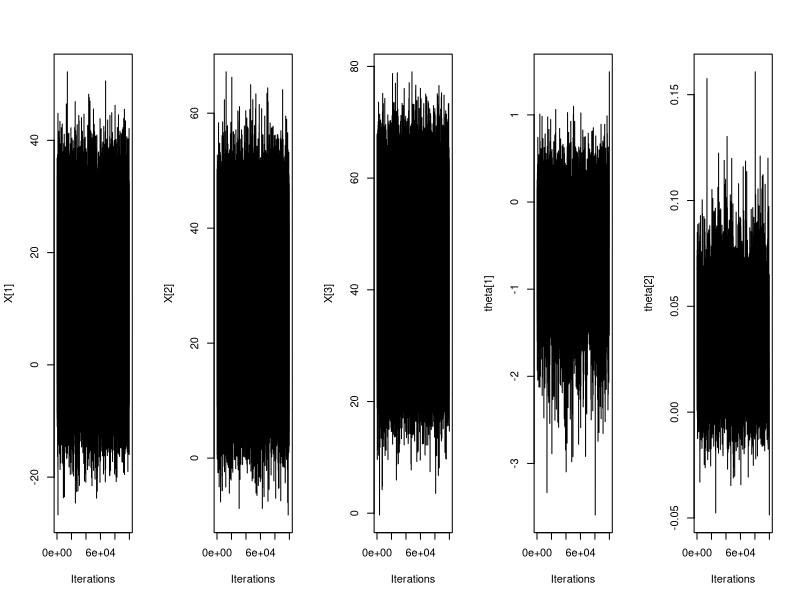
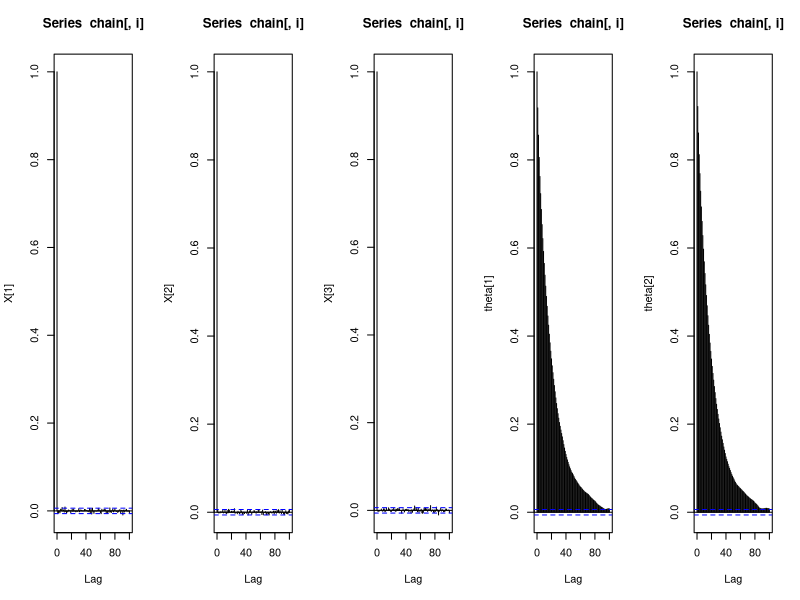
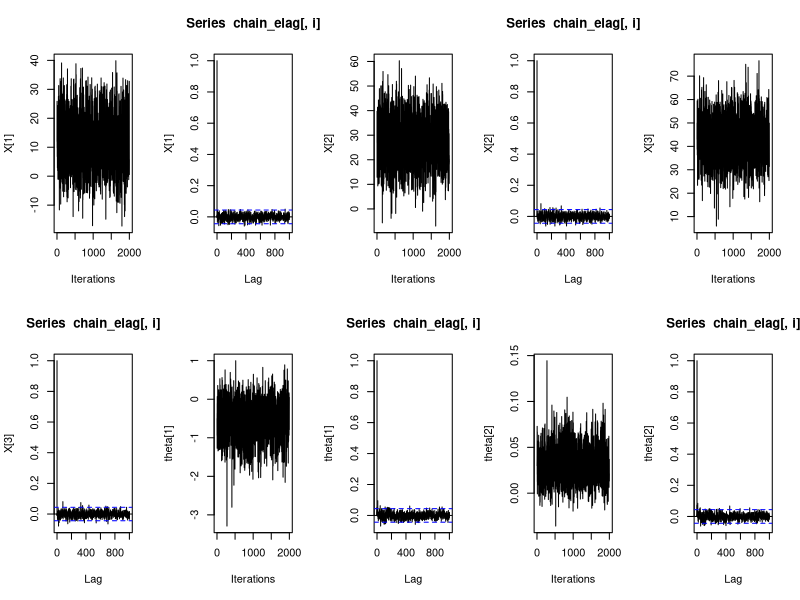

Here is the R script that generated these plots, in order:
Air = function(niter=10^5, init=c(12,27,43,-0.5,0.03), prop.sd=c(0.4,0.015)){   #ajuster prop.sd selon acc.rates
  
  alpha = 4.48        
  beta = 0.76         
  sigma2 = 81.14
  sigma2_theta = 1000
  J = 3               
  y = c(21, 20, 15)
  n = c(48, 34, 21)
  z = c(10, 30, 50)
  
  chain=matrix(NA, niter+1, 5)
  chain[1,] = init
  
  acc.rates = rep(0, 2)
  
  for (iter in 1:niter){
    current = chain[iter,]
    
    #Mise à jour des x_i
    for (i in 1:J){
      prop = rnorm(1, alpha+beta*z[i], sqrt(sigma2))
      current[i] = prop
    }
    x = c(current[1], current[2], current[3])
    
    #Mise à jour de theta_1
    prop = rnorm(1, current[4], prop.sd[1])
    
    top = sum(y*(prop+current[5]*x) - n*log(1+exp(prop+current[5]*x)) + (-(prop^2+current[5]^2)/(2*sigma2_theta)))  
    bottom = sum(y*(current[4]+current[5]*x) - n*log(1+exp(current[4]+current[5]*x)) + (-(current[4]^2+current[5]^2)/(2*sigma2_theta)))
    acc.prob = exp(top - bottom)
    
    if (runif(1) < acc.prob){
      current[4] = prop
      acc.rates[1] = acc.rates[1] + 1
    }
    
    #Mise à jour de theta_2
    prop = rnorm(1, current[5], prop.sd[2])
    
    top = sum(y*(current[4]+prop*x) - n*log(1+exp(current[4]+prop*x)) + (-(current[4]^2+prop^2)/(2*sigma2_theta)))
    bottom = sum(y*(current[4]+current[5]*x) - n*log(1+exp(current[4]+current[5]*x)) + (-(current[4]^2+current[5]^2)/(2*sigma2_theta)))
    acc.prob = exp(top - bottom)
    
    if (runif(1) < acc.prob){
      current[5] = prop
      acc.rates[2] = acc.rates[2] + 1
    }
    
    chain[iter+1,] = current
  }
  
  return(list(chain=chain, acc.rates=acc.rates/niter))
}


#++++++++++++++++++++++++++++++++++++++++++++++++++++++++
#Etude
#++++++++++++++++++++++++++++++++++++++++++++++++++++++++

acc.rates = Air()$acc.rates
chain = Air()$chain

par(mfrow=c(1,5))
para = c("X[1]","X[2]","X[3]","theta[1]","theta[2]")
for (i in 1:5){
  plot(chain[,i], type="l", xlab="Iterations", ylab=para[i])
}

mean(chain[,1])
mean(chain[,2])
mean(chain[,3])
mean(chain[,4])
mean(chain[,5])

sd(chain[,4])
sd(chain[,5])

summary(chain[,4])
summary(chain[,5])

par(mfrow=c(1,5))
for (i in 1:5){
  acf(chain[,i], lag.max=100, ylab=para[i])
}

#Trop de corrélations pour les theta -----> élagage 
chain_elag = chain[seq(1, nrow(chain), by = 50),]

par(mfrow=c(2,5))
for (i in 1:5){
  plot(chain_elag[,i], type="l", xlab="Iterations", ylab=para[i])
  acf(chain_elag[,i], lag.max=1000, ylab=para[i])
}

mean(chain_elag[,1])
mean(chain_elag[,2])
mean(chain_elag[,3])
mean(chain_elag[,4])
mean(chain_elag[,5])

